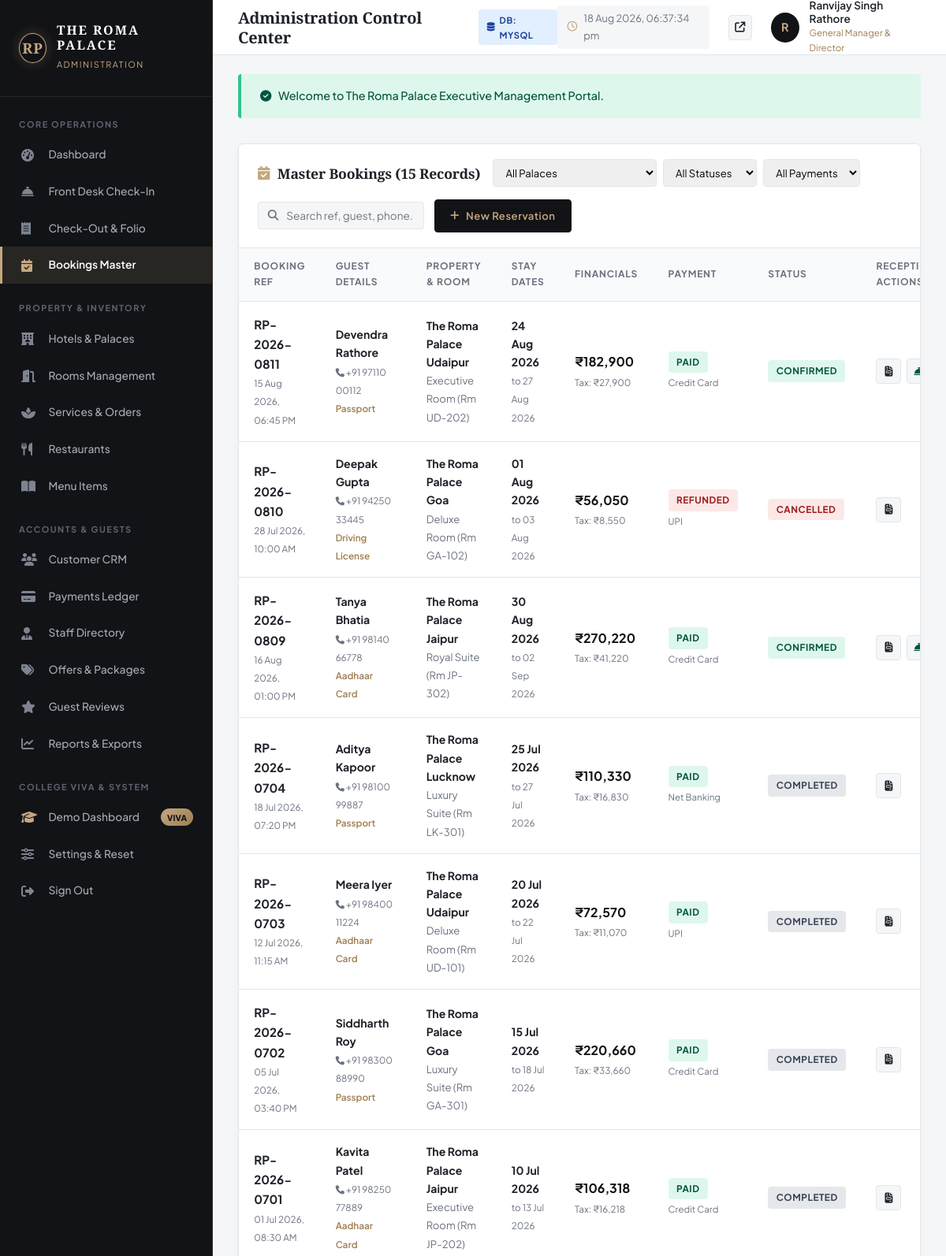
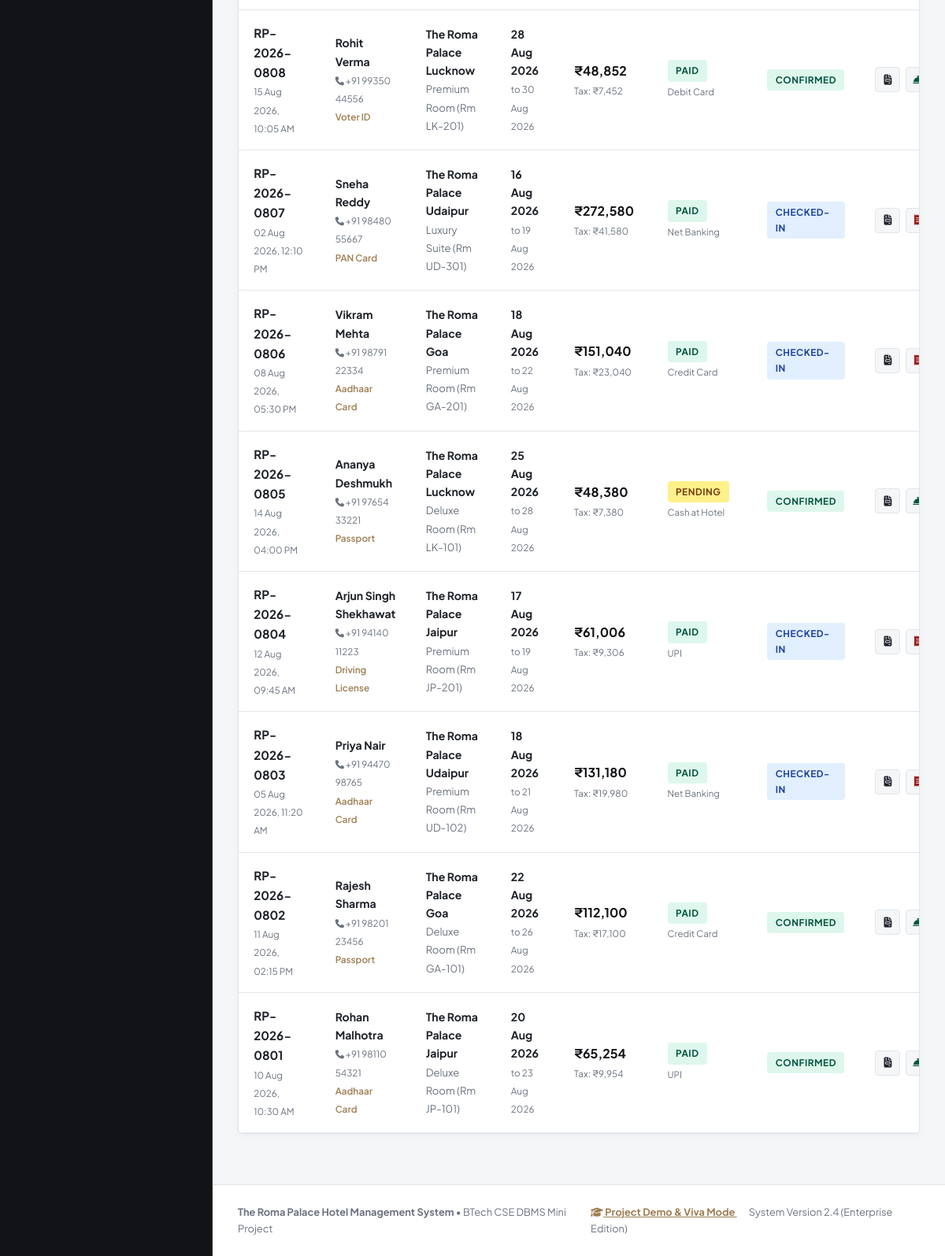
The app's page /admin/bookings.php (signed in) with its own data (2 pictures, top to bottom).
### tables this page shows
CREATE TABLE `bookings` (
    `booking_id` INT AUTO_INCREMENT PRIMARY KEY,
    `booking_ref` VARCHAR(30) NOT NULL UNIQUE,
    `customer_id` INT NOT NULL,
    `hotel_id` INT NOT NULL,
    `room_id` INT NOT NULL,
    `check_in_date` DATE NOT NULL,
    `check_out_date` DATE NOT NULL,
    `total_guests` INT NOT NULL DEFAULT 2,
    `num_rooms` INT NOT NULL DEFAULT 1,
    `promo_code` VARCHAR(50) NULL,
    `discount_amount` DECIMAL(10,2) DEFAULT 0.00,
    `room_charges` DECIMAL(10,2) NOT NULL,
    `service_charges` DECIMAL(10,2) DEFAULT 0.00,
    `tax_amount` DECIMAL(10,2) NOT NULL,
    `total_amount` DECIMAL(10,2) NOT NULL,
    `payment_status` ENUM('Pending', 'Paid', 'Refunded', 'Failed') NOT NULL DEFAULT 'Pending',
    `booking_status` ENUM('Confirmed', 'Checked-In', 'Completed', 'Cancelled') NOT NULL DEFAULT 'Confirmed',
    `special_requests` TEXT NULL,
    `created_at` TIMESTAMP DEFAULT CURRENT_TIMESTAMP,
    `updated_at` TIMESTAMP DEFAULT CURRENT_TIMESTAMP ON UPDATE CURRENT_TIMESTAMP,
    FOREIGN KEY (`customer_id`) REFERENCES `customers`(`customer_id`) ON DELETE CASCADE,
    FOREIGN KEY (`hotel_id`) REFERENCES `hotels`(`hotel_id`) ON DELETE CASCADE,
    FOREIGN KEY (`room_id`) REFERENCES `rooms`(`room_id`) ON DELETE CASCADE,
    INDEX `idx_book_dates` (`check_in_date`, `check_out_date`),
    INDEX `idx_book_status` (`booking_status`),
    INDEX `idx_book_ref` (`booking_ref`)
);

CREATE TABLE `customers` (
    `customer_id` INT AUTO_INCREMENT PRIMARY KEY,
    `user_id` INT NOT NULL UNIQUE,
    `full_name` VARCHAR(120) NOT NULL,
    `phone` VARCHAR(20) NOT NULL,
    `address` TEXT NULL,
    `city` VARCHAR(80) NULL,
    `state` VARCHAR(80) NULL,
    `country` VARCHAR(80) DEFAULT 'India',
    `postal_code` VARCHAR(20) NULL,
    `id_type` ENUM('Aadhaar Card', 'Passport', 'Voter ID', 'Driving License', 'PAN Card') NOT NULL DEFAULT 'Aadhaar Card',
    `id_number` VARCHAR(50) NOT NULL,
    `reg_date` TIMESTAMP DEFAULT CURRENT_TIMESTAMP,
    FOREIGN KEY (`user_id`) REFERENCES `users`(`user_id`) ON DELETE CASCADE,
    INDEX `idx_cust_phone` (`phone`),
    INDEX `idx_cust_name` (`full_name`)
);

CREATE TABLE `hotels` (
    `hotel_id` INT AUTO_INCREMENT PRIMARY KEY,
    `name` VARCHAR(150) NOT NULL,
    `slug` VARCHAR(100) NOT NULL UNIQUE,
    `city` VARCHAR(80) NOT NULL,
    `state` VARCHAR(80) NOT NULL,
    `tagline` VARCHAR(200) NOT NULL,
    `address` TEXT NOT NULL,
    `phone` VARCHAR(30) NOT NULL,
    `email` VARCHAR(120) NOT NULL,
    `star_rating` DECIMAL(2,1) DEFAULT 5.0,
    `starting_price` DECIMAL(10,2) NOT NULL,
    `total_rooms` INT NOT NULL DEFAULT 30,
    `image_url` VARCHAR(255) NOT NULL,
    `description` TEXT NOT NULL,
    `highlights` TEXT NULL,
    `status` ENUM('active', 'maintenance', 'inactive') DEFAULT 'active',
    `created_at` TIMESTAMP DEFAULT CURRENT_TIMESTAMP,
    INDEX `idx_hotels_city` (`city`),
    INDEX `idx_hotels_slug` (`slug`)
);

CREATE TABLE `rooms` (
    `room_id` INT AUTO_INCREMENT PRIMARY KEY,
    `hotel_id` INT NOT NULL,
    `room_number` VARCHAR(20) NOT NULL,
    `room_type` ENUM('Deluxe Room', 'Premium Room', 'Executive Room', 'Luxury Suite', 'Royal Suite') NOT NULL,
    `floor` INT NOT NULL DEFAULT 1,
    `capacity` INT NOT NULL DEFAULT 2,
    `bed_type` VARCHAR(50) NOT NULL DEFAULT 'King Bed',
    `size_sqft` INT NOT NULL DEFAULT 450,
    `price_per_night` DECIMAL(10,2) NOT NULL,
    `status` ENUM('Available', 'Reserved', 'Occupied', 'Maintenance') NOT NULL DEFAULT 'Available',
    `image_url` VARCHAR(255) NOT NULL,
    `description` TEXT NOT NULL,
    `view_type` VARCHAR(80) DEFAULT 'Palace Courtyard / Lake View',
    `created_at` TIMESTAMP DEFAULT CURRENT_TIMESTAMP,
    FOREIGN KEY (`hotel_id`) REFERENCES `hotels`(`hotel_id`) ON DELETE CASCADE,
    UNIQUE KEY `unique_hotel_room` (`hotel_id`, `room_number`),
    INDEX `idx_rooms_type` (`room_type`),
    INDEX `idx_rooms_status` (`status`),
    INDEX `idx_rooms_price` (`price_per_night`)
);

CREATE TABLE `payments` (
    `payment_id` INT AUTO_INCREMENT PRIMARY KEY,
    `booking_id` INT NOT NULL,
    `customer_id` INT NOT NULL,
    `amount` DECIMAL(10,2) NOT NULL,
    `payment_method` ENUM('UPI', 'Credit Card', 'Debit Card', 'Net Banking', 'Cash at Hotel') NOT NULL,
    `transaction_id` VARCHAR(100) NOT NULL UNIQUE,
    `gateway_response` TEXT NULL,
    `payment_date` TIMESTAMP DEFAULT CURRENT_TIMESTAMP,
    `status` ENUM('Paid', 'Pending', 'Refunded', 'Failed') NOT NULL DEFAULT 'Paid',
    FOREIGN KEY (`booking_id`) REFERENCES `bookings`(`booking_id`) ON DELETE CASCADE,
    FOREIGN KEY (`customer_id`) REFERENCES `customers`(`customer_id`) ON DELETE CASCADE,
    INDEX `idx_pay_status` (`status`),
    INDEX `idx_pay_tx` (`transaction_id`)
);

### admin/bookings.php (the view, shortened to what the rows shown need)
<?php
require_once __DIR__ . '/includes/admin-header.php';
$sql = "SELECT b.*, c.full_name, c.phone, c.id_type, c.id_number,
               h.name AS hotel_name, h.city,
               r.room_number, r.room_type,
               p.payment_method, p.transaction_id, p.status AS pay_status
        FROM bookings b
        INNER JOIN customers c ON b.customer_id = c.customer_id
        INNER JOIN hotels h ON b.hotel_id = h.hotel_id
        INNER JOIN rooms r ON b.room_id = r.room_id
        LEFT JOIN payments p ON b.booking_id = p.booking_id
        WHERE 1=1";
$params = [];
$sql .= " ORDER BY b.booking_id DESC";
$bookings = db_fetch_all($sql, $params);
?>
<div class="admin-card">
  <div class="admin-table-responsive">
    <table class="admin-table" id="bookingsMasterTable">
      <thead>
        <tr>
          <th>Booking Ref</th>
          <th>Guest Details</th>
          <th>Property & Room</th>
          <th>Stay Dates</th>
          <th>Financials</th>
          <th>Payment</th>
          <th>Status</th>
          <th>Reception Actions</th>
        </tr>
      </thead>
      <tbody>
        <?php foreach ($bookings as $b): ?>
          <tr>
            <td>
              <strong style="font-size: 0.95rem;"><?php echo htmlspecialchars($b['booking_ref']); ?></strong><br>
              <small style="color: var(--admin-text-muted);"><?php echo date('d M Y, h:i A', strtotime($b['created_at'])); ?></small>
            </td>
            <td>
              <strong><?php echo htmlspecialchars($b['full_name']); ?></strong><br>
              <small style="color: var(--admin-text-muted);"><i class="fa-solid fa-phone" style="font-size: 0.7rem;"></i> <?php echo htmlspecialchars($b['phone']); ?></small><br>
              <small style="color: var(--color-gold-dark); font-weight: 600;"><?php echo htmlspecialchars($b['id_type']); ?></small>
            </td>
            <td>
              <strong><?php echo htmlspecialchars($b['hotel_name']); ?></strong><br>
              <span style="font-size: 0.82rem; color: var(--admin-text-muted);"><?php echo htmlspecialchars($b['room_type']); ?> (Rm <?php echo htmlspecialchars($b['room_number']); ?>)</span>
            </td>
            <td>
              <strong><?php echo format_stay_date($b['check_in_date']); ?></strong><br>
              <small style="color: var(--admin-text-muted);">to <?php echo format_stay_date($b['check_out_date']); ?></small>
            </td>
            <td>
              <strong style="font-size: 1rem; color: var(--admin-primary);"><?php echo format_inr($b['total_amount']); ?></strong><br>
              <small style="color: var(--admin-text-muted);">Tax: <?php echo format_inr($b['tax_amount']); ?></small>
            </td>
            <td>
              <span class="badge badge-<?php echo ($b['payment_status'] === 'Paid') ? 'success' : (($b['payment_status'] === 'Pending') ? 'warning' : 'danger'); ?>">
                <?php echo htmlspecialchars($b['payment_status']); ?>
              </span><br>
              <small style="font-size: 0.72rem; color: var(--admin-text-muted);"><?php echo htmlspecialchars($b['payment_method'] ?? 'UPI'); ?></small>
            </td>
            <td>
              <span class="badge badge-<?php
                if ($b['booking_status'] === 'Confirmed') echo 'success';
                elseif ($b['booking_status'] === 'Checked-In') echo 'info';
                elseif ($b['booking_status'] === 'Completed') echo 'secondary';
                else echo 'danger';
              ?>"><?php echo strtoupper($b['booking_status']); ?></span>
            </td>
            <td>
              <div class="action-btn-group">
                <a href="../confirmation.php?ref=<?php echo urlencode($b['booking_ref']); ?>" target="_blank" class="btn-action-icon" title="View / Print Tax Invoice">
                  <i class="fa-solid fa-file-invoice"></i>
                </a>
                <?php if ($b['booking_status'] === 'Confirmed'): ?>
                  <a href="checkin.php?booking_id=<?php echo $b['booking_id']; ?>" class="btn-action-icon" title="Perform Check-In" style="color: #03543F;">
                    <i class="fa-solid fa-bell-concierge"></i>
                  </a>
                <?php elseif ($b['booking_status'] === 'Checked-In'): ?>
                  <a href="checkout.php?booking_id=<?php echo $b['booking_id']; ?>" class="btn-action-icon" title="Perform Check-Out" style="color: #9B1C1C;">
                    <i class="fa-solid fa-receipt"></i>
                  </a>
                <?php endif; ?>
              </div>
            </td>
          </tr>
        <?php endforeach; ?>
      </tbody>
    </table>
  </div>
</div>
<?php require_once __DIR__ . '/includes/admin-footer.php'; ?>

### admin/includes/admin-header.php (shortened to what the rows shown need)
<?php
require_once __DIR__ . '/../../includes/db.php';
require_once __DIR__ . '/../../includes/auth.php';
$currentAdmin = current_admin() ?: ['full_name' => 'Ranvijay Singh Rathore', 'role_title' => 'General Manager'];
?>
<!DOCTYPE html>
<html lang="en">
<head>
  <link rel="stylesheet" href="https://cdnjs.cloudflare.com/ajax/libs/font-awesome/6.5.1/css/all.min.css">
  <link rel="stylesheet" href="../assets/css/style.css">
  <link rel="stylesheet" href="../assets/css/admin.css">
</head>
<body class="admin-body">
  <aside class="admin-sidebar">
    <a href="dashboard.php" class="admin-brand" style="text-decoration: none;">
      <div class="admin-brand-text">
        <h2>THE ROMA PALACE</h2>
      </div>
    </a>
  </aside>
  <div class="admin-main-wrapper">
    <header class="admin-top-header">
      <div class="admin-header-left">
        <h1 class="admin-page-title"><?php echo isset($pageHeading) ? htmlspecialchars($pageHeading) : 'Administration Control Center'; ?></h1>
      </div>
      <div class="admin-header-right">
        <div class="admin-user-menu">
          <div class="admin-avatar">
            <?php echo strtoupper(substr($currentAdmin['full_name'], 0, 1)); ?>
          </div>
          <div class="admin-user-info">
            <span class="admin-user-name"><?php echo htmlspecialchars($currentAdmin['full_name']); ?></span>
            <span class="admin-user-role"><?php echo htmlspecialchars($currentAdmin['role_title']); ?></span>
          </div>
        </div>
      </div>
    </header>
    <main class="admin-content-body">

### records on screen
bookings: booking_ref "RP-2026-0811", created_at "15 Aug 2026, 06:45 PM", customer.full_name "Devendra Rathore", customer.phone "+91 97110 00112", customer.id_type "Passport", hotel.name "The Roma Palace Udaipur", room.room_type "Executive Room", room.room_number "UD-202", check_in_date "24 Aug 2026", check_out_date "27 Aug 2026", total_amount "₹182,900", tax_amount "₹27,900", payment_status "PAID", payments.payment_method "Credit Card", booking_status "CONFIRMED"
bookings: booking_ref "RP-2026-0810", created_at "28 Jul 2026, 10:00 AM", customer.full_name "Deepak Gupta", customer.phone "+91 94250 33445", customer.id_type "Driving License", hotel.name "The Roma Palace Goa", room.room_type "Deluxe Room", room.room_number "GA-102", check_in_date "01 Aug 2026", check_out_date "03 Aug 2026", total_amount "₹56,050", tax_amount "₹8,550", payment_status "REFUNDED", payments.payment_method "UPI", booking_status "CANCELLED"
bookings: booking_ref "RP-2026-0809", created_at "16 Aug 2026, 01:00 PM", customer.full_name "Tanya Bhatia", customer.phone "+91 98140 66778", customer.id_type "Aadhaar Card", hotel.name "The Roma Palace Jaipur", room.room_type "Royal Suite", room.room_number "JP-302", check_in_date "30 Aug 2026", check_out_date "02 Sep 2026", total_amount "₹270,220", tax_amount "₹41,220", payment_status "PAID", payments.payment_method "Credit Card", booking_status "CONFIRMED"
bookings: booking_ref "RP-2026-0704", created_at "18 Jul 2026, 07:20 PM", customer.full_name "Aditya Kapoor", customer.phone "+91 98100 99887", customer.id_type "Passport", hotel.name "The Roma Palace Lucknow", room.room_type "Luxury Suite", room.room_number "LK-301", check_in_date "25 Jul 2026", check_out_date "27 Jul 2026", total_amount "₹110,330", tax_amount "₹16,830", payment_status "PAID", payments.payment_method "Net Banking", booking_status "COMPLETED"
bookings: booking_ref "RP-2026-0703", created_at "12 Jul 2026, 11:15 AM", customer.full_name "Meera Iyer", customer.phone "+91 98400 11224", customer.id_type "Aadhaar Card", hotel.name "The Roma Palace Udaipur", room.room_type "Deluxe Room", room.room_number "UD-101", check_in_date "20 Jul 2026", check_out_date "22 Jul 2026", total_amount "₹72,570", tax_amount "₹11,070", payment_status "PAID", payments.payment_method "UPI", booking_status "COMPLETED"
bookings: booking_ref "RP-2026-0702", created_at "05 Jul 2026, 03:40 PM", customer.full_name "Siddharth Roy", customer.phone "+91 98300 88990", customer.id_type "Passport", hotel.name "The Roma Palace Goa", room.room_type "Luxury Suite", room.room_number "GA-301", check_in_date "15 Jul 2026", check_out_date "18 Jul 2026", total_amount "₹220,660", tax_amount "₹33,660", payment_status "PAID", payments.payment_method "Credit Card", booking_status "COMPLETED"
bookings: booking_ref "RP-2026-0701", created_at "01 Jul 2026, 08:30 AM", customer.full_name "Kavita Patel", customer.phone "+91 98250 77889", customer.id_type "Aadhaar Card", hotel.name "The Roma Palace Jaipur", room.room_type "Executive Room", room.room_number "JP-202", check_in_date "10 Jul 2026", check_out_date "13 Jul 2026", total_amount "₹106,318", tax_amount "₹16,218", payment_status "PAID", payments.payment_method "Credit Card", booking_status "COMPLETED"
bookings: booking_ref "RP-2026-0808", created_at "15 Aug 2026, 10:05 AM", customer.full_name "Rohit Verma", customer.phone "+91 99350 44556", customer.id_type "Voter ID", hotel.name "The Roma Palace Lucknow", room.room_type "Premium Room", room.room_number "LK-201", check_in_date "28 Aug 2026", check_out_date "30 Aug 2026", total_amount "₹48,852", tax_amount "₹7,452", payment_status "PAID", payments.payment_method "Debit Card", booking_status "CONFIRMED"
bookings: booking_ref "RP-2026-0807", created_at "02 Aug 2026, 12:10 PM", customer.full_name "Sneha Reddy", customer.phone "+91 98480 55667", customer.id_type "PAN Card", hotel.name "The Roma Palace Udaipur", room.room_type "Luxury Suite", room.room_number "UD-301", check_in_date "16 Aug 2026", check_out_date "19 Aug 2026", total_amount "₹272,580", tax_amount "₹41,580", payment_status "PAID", payments.payment_method "Net Banking", booking_status "CHECKED-IN"
bookings: booking_ref "RP-2026-0806", created_at "08 Aug 2026, 05:30 PM", customer.full_name "Vikram Mehta", customer.phone "+91 98791 22334", customer.id_type "Aadhaar Card", hotel.name "The Roma Palace Goa", room.room_type "Premium Room", room.room_number "GA-201", check_in_date "18 Aug 2026", check_out_date "22 Aug 2026", total_amount "₹151,040", tax_amount "₹23,040", payment_status "PAID", payments.payment_method "Credit Card", booking_status "CHECKED-IN"
bookings: booking_ref "RP-2026-0805", created_at "14 Aug 2026, 04:00 PM", customer.full_name "Ananya Deshmukh", customer.phone "+91 97654 33221", customer.id_type "Passport", hotel.name "The Roma Palace Lucknow", room.room_type "Deluxe Room", room.room_number "LK-101", check_in_date "25 Aug 2026", check_out_date "28 Aug 2026", total_amount "₹48,380", tax_amount "₹7,380", payment_status "PENDING", payments.payment_method "Cash at Hotel", booking_status "CONFIRMED"
bookings: booking_ref "RP-2026-0804", created_at "12 Aug 2026, 09:45 AM", customer.full_name "Arjun Singh Shekhawat", customer.phone "+91 94140 11223", customer.id_type "Driving License", hotel.name "The Roma Palace Jaipur", room.room_type "Premium Room", room.room_number "JP-201", check_in_date "17 Aug 2026", check_out_date "19 Aug 2026", total_amount "₹61,006", tax_amount "₹9,306", payment_status "PAID", payments.payment_method "UPI", booking_status "CHECKED-IN"
bookings: booking_ref "RP-2026-0803", created_at "05 Aug 2026, 11:20 AM", customer.full_name "Priya Nair", customer.phone "+91 94470 98765", customer.id_type "Aadhaar Card", hotel.name "The Roma Palace Udaipur", room.room_type "Premium Room", room.room_number "UD-102", check_in_date "18 Aug 2026", check_out_date "21 Aug 2026", total_amount "₹131,180", tax_amount "₹19,980", payment_status "PAID", payments.payment_method "Net Banking", booking_status "CHECKED-IN"
bookings: booking_ref "RP-2026-0802", created_at "11 Aug 2026, 02:15 PM", customer.full_name "Rajesh Sharma", customer.phone "+91 98201 23456", customer.id_type "Passport", hotel.name "The Roma Palace Goa", room.room_type "Deluxe Room", room.room_number "GA-101", check_in_date "22 Aug 2026", check_out_date "26 Aug 2026", total_amount "₹112,100", tax_amount "₹17,100", payment_status "PAID", payments.payment_method "Credit Card", booking_status "CONFIRMED"
bookings: booking_ref "RP-2026-0801", created_at "10 Aug 2026, 10:30 AM", customer.full_name "Rohan Malhotra", customer.phone "+91 98110 54321", customer.id_type "Aadhaar Card", hotel.name "The Roma Palace Jaipur", room.room_type "Deluxe Room", room.room_number "JP-101", check_in_date "20 Aug 2026", check_out_date "23 Aug 2026", total_amount "₹65,254", tax_amount "₹9,954", payment_status "PAID", payments.payment_method "UPI", booking_status "CONFIRMED"

### other values on screen
CURRENT_DB_DRIVER "MYSQL"
substr($currentAdmin['full_name'], 0, 1) "R"
$currentAdmin['full_name'] "Ranvijay Singh Rathore"
$currentAdmin['role_title'] "General Manager & Director"
$_SESSION['flash_success'] "Welcome to The Roma Palace Executive Management Portal."
count($bookings) "15"
